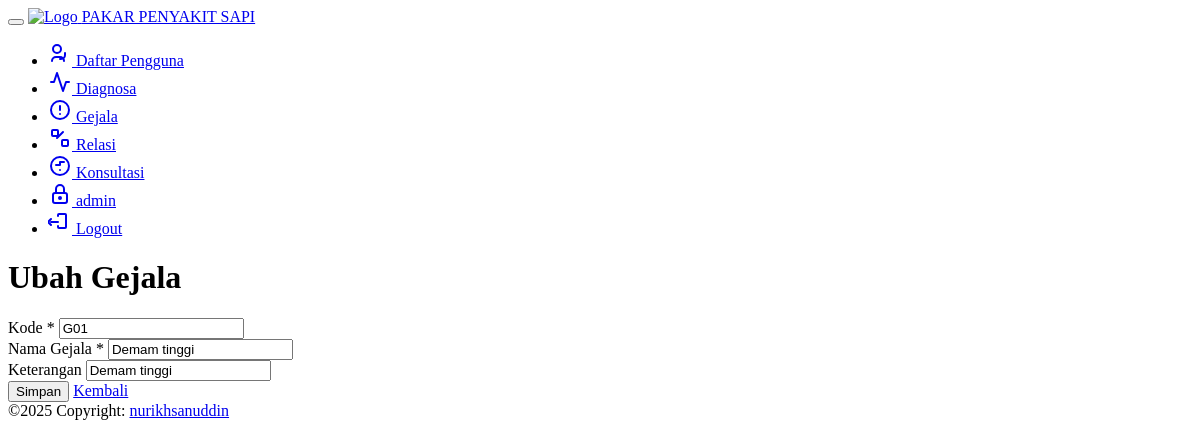
Page /index.php?m=gejala_ubah&ID=G01 (signed in) on the committed database.
### tables this page shows
CREATE TABLE `tb_gejala` (
  `kode_gejala` varchar(16) NOT NULL,
  `nama_gejala` varchar(255) DEFAULT NULL,
  `keterangan` text
);

### functions.php (called while the page is built, shortened)
<?php
$config["server"] = 'localhost';
$config["username"] = 'root';
$config["password"] = '';
$config["database_name"] = 'cf_penyakit_sapi';
include 'includes/db.php';
$db = new DB($config['server'], $config['username'], $config['password'], $config['database_name']);
function set_value($key = null, $default = null)
{
    return $default;
}

### includes/db.php (called while the page is built, shortened)
<?php
class DB
{
    var $conn = null;
    public function __construct($host, $username, $passwd, $dbname)
    {
        $this->conn = mysqli_connect($host, $username, $passwd, $dbname);
    }
    public function query($sql)
    {
        $query = mysqli_query($this->conn, $sql) or die('<pre>Error mysqli_query: ' . mysqli_error($this->conn) . '<br />' . $sql . '</pre>');
        return $query;
    }
    public function get_row($sql)
    {
        $query = $this->query($sql);
        return mysqli_fetch_object($query);
    }
}

### gejala_ubah.php (the view, shortened to what this page needs)
<?php
$row = $db->get_row("SELECT * FROM tb_gejala WHERE kode_gejala='$_GET[ID]'");
?>
<div class="page-header">
    <h1>Ubah Gejala</h1>
</div>
<div class="row">
    <div class="col-sm-6">
        <form method="post">
            <div class="form-group">
                <label>Kode <span class="text-danger">*</span></label>
                <input class="form-control" type="text" name="kode" readonly="readonly" value="<?= $row->kode_gejala ?>" />
            </div>
            <div class="form-group">
                <label>Nama Gejala <span class="text-danger">*</span></label>
                <input class="form-control" type="text" name="nama" value="<?= set_value('nama', $row->nama_gejala) ?>" />
            </div>
            <div class="form-group">
                <label>Keterangan </label>
                <input class="form-control" type="text" name="keterangan" value="<?= set_value('keterangan', $row->keterangan) ?>" />
            </div>
            <div class="form-group">
                <button class="btn btn-primary"><span class="glyphicon glyphicon-save"></span> Simpan</button>
                <a class="btn btn-danger" href="?m=gejala"><span class="glyphicon glyphicon-arrow-left"></span> Kembali</a>
            </div>
        </form>
    </div>
</div>

### rows in the picture
tb_gejala: kode "G01", nama "Demam tinggi", keterangan "Demam tinggi"

### other values in the picture
_session('login') "admin"
